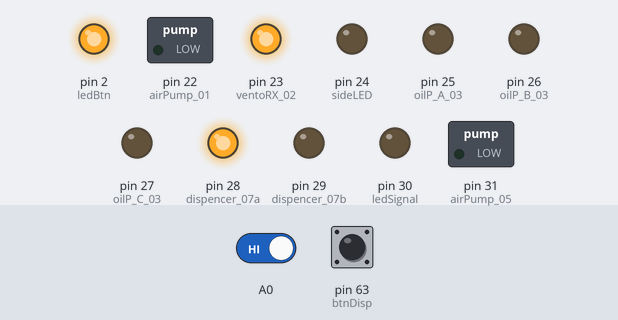
A sketch run on a simulated Arduino Mega 2560, built with avr-gcc and run on an emulated ATmega2560. Parts: switched loads named in the sketch (green lamp = pin HIGH), output pins drawn as LEDs (lit = HIGH). Dashed ring = blinking. The inputs (shaded band) are chosen by the test bench; at power-on: pin 63 (btnDisp) LOW, A0 HIGH. Random numbers use the default seed unless the sketch sets one.

Above: at 1.2 s.
1.3 s: pin 63 (btnDisp) pulled HIGH for 0.15 s
At 2.93 s:
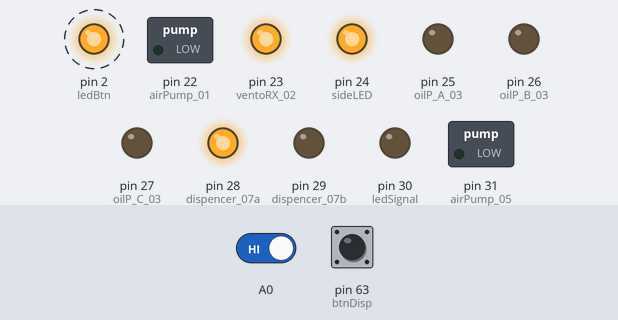
4.3 s: A0 driven LOW
At 6.94 s:
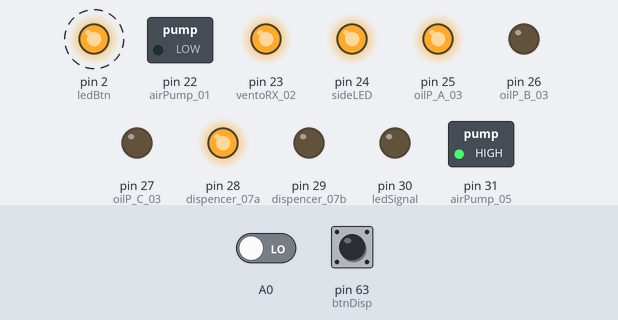
7.3 s: pin 63 (btnDisp) pulled HIGH for 1 s
At 7.45 s:
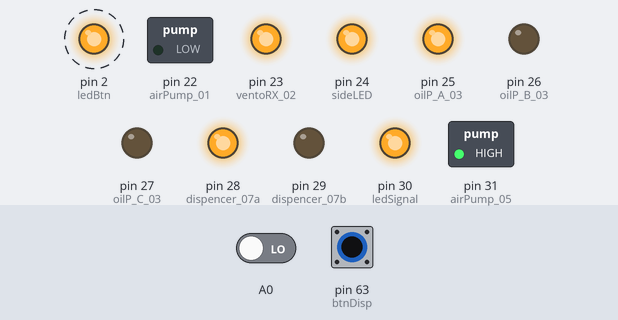
10.3 s: pin 63 (btnDisp) pulled HIGH for 0.15 s
At 10.46 s:
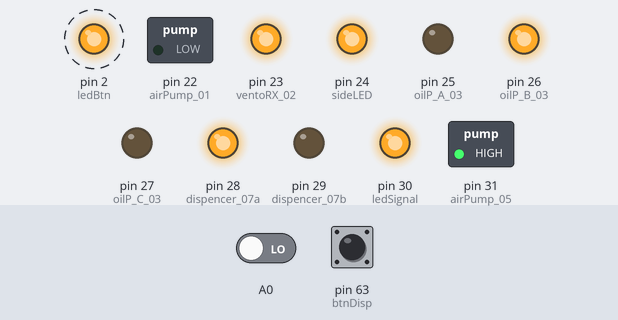
13.3 s: pin 63 (btnDisp) pulled HIGH for 3.2 s
At 17.99 s:
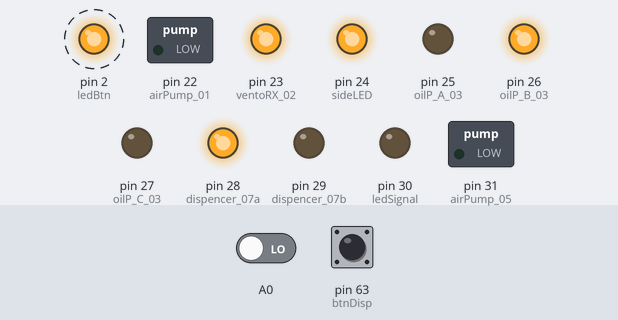
18.0 s: A0 driven HIGH
Timing chart, 0 to 22.0 s (numbered marks = the images above; inputs shaded):
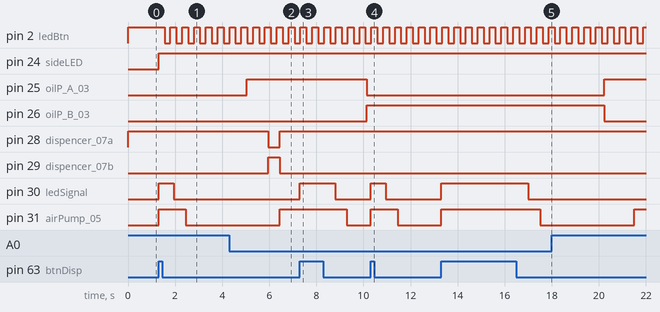

The sketch:

CONTROLLINO_v2.ino
```cpp
#include <Controllino.h>

#define airPump_01 CONTROLLINO_R0
#define ventoRX_02 CONTROLLINO_R1
#define sideLED CONTROLLINO_R2
#define oilP_A_03 CONTROLLINO_R3    //pompa per acquari a 220V
#define oilP_B_03 CONTROLLINO_R4    //pompa per acquari a 220V
#define oilP_C_03 CONTROLLINO_R5    //pompa per acquari a 220V
#define airPump_05 CONTROLLINO_R9
#define ledSignal CONTROLLINO_R8

#define ledBtn CONTROLLINO_D0       //led pulsante dispencer

#define dispencer_07a CONTROLLINO_R6
#define dispencer_07b CONTROLLINO_R7

#define btnDisp CONTROLLINO_A9   //pulsante discesa
#define sensBottle CONTROLLINO_A0


void setup() {
  pinMode(sideLED, OUTPUT);
  pinMode(airPump_01, OUTPUT);
  pinMode(ventoRX_02, OUTPUT);
  pinMode(oilP_A_03, OUTPUT);
  pinMode(oilP_B_03, OUTPUT);
  pinMode(oilP_C_03, OUTPUT);
  pinMode(airPump_05, OUTPUT);
  pinMode(ledSignal, OUTPUT);
  pinMode(ledBtn, OUTPUT);

  pinMode(dispencer_07a, OUTPUT);
  pinMode(dispencer_07b, OUTPUT);
  digitalWrite(dispencer_07a, HIGH);
  digitalWrite(dispencer_07b, LOW);

  digitalWrite(sideLED, HIGH);
  digitalWrite(ventoRX_02, HIGH);
  digitalWrite(oilP_A_03, LOW);
  digitalWrite(oilP_B_03, LOW);
  digitalWrite(oilP_C_03, LOW);
  digitalWrite(airPump_05, LOW);

  digitalWrite(ledBtn, HIGH);

}

unsigned long dPlay = 20000;

void loop() {


  if (digitalRead(btnDisp)) {
    dPlay = millis();
  }

  if ((millis() - dPlay) < 9000) {
    digitalWrite(sideLED, HIGH);
    vulcano();
    filtrazione();
    macerazione();
    ledDyn();
    eroga();
    ledBtnPulse();
  }
  else {
    spegni();
  }


}

unsigned long dv = 0, df = 0, dflag = 0, dpulse = 0;
uint8_t pins[3] = {oilP_A_03, oilP_B_03, oilP_C_03};
uint8_t i = 0;
uint8_t j = 0;
bool flagFilter = false;
bool dState = false;


void ledDyn() {

  if ((millis() - dPlay) < 500) {
    digitalWrite(ledSignal, HIGH);
  }
  else {
    digitalWrite(ledSignal, LOW);
  }


}

void spegni() {
  digitalWrite(sideLED, LOW);
  digitalWrite(ventoRX_02, HIGH);
  digitalWrite(oilP_A_03, LOW);
  digitalWrite(oilP_B_03, LOW);
  digitalWrite(oilP_C_03, LOW);
  digitalWrite(airPump_05, LOW);
  digitalWrite(ledBtn, HIGH);
}

void ledBtnPulse() {
  if ((millis() - dpulse) > 250) {
    dpulse = millis();
    dState = !dState;
    digitalWrite(ledBtn, dState);
  }

}

void macerazione() {

  digitalWrite(ventoRX_02, HIGH);

}

void filtrazione() {

  if (((millis() - dPlay) < 1000) || (((millis() - dPlay) > 5000) && ((millis() - dPlay) < 6000))) {
    digitalWrite(airPump_05, HIGH);
  }
  else {
    digitalWrite(airPump_05, LOW);
  }


}

void vulcano() {

  if ((millis() - dv) > random(5000, 15000)) {
    dv = millis();

    digitalWrite(pins[j], LOW);
    digitalWrite(pins[i], HIGH);

    j = i;
    i = random(3);
  }

}

void eroga() {

  //8.25 secondi stripled
  //3.25 secondi caduta bottiglietta

  if (!digitalRead(A0)) {

    if (((millis() - dPlay) > 4500) && ((millis() - dPlay) < 5000) ) {
      digitalWrite(dispencer_07a, LOW);
      digitalWrite(dispencer_07b, HIGH);
    }
    else {
      digitalWrite(dispencer_07b, LOW);
      digitalWrite(dispencer_07a, HIGH);
    }

  }

}
```

Measured:
- after the input at 1.3 s, pin 2 (ledBtn): alternates HIGH for 0.25 s and LOW for 0.25 s, starting after 0.25 s; pin 24 (sideLED): LOW → HIGH at once; pin 30 (ledSignal): LOW → HIGH at once, → LOW 0.65 s later; pin 31 (airPump_05): LOW → HIGH at once, → LOW 1.1 s later
- after the input at 4.3 s, pin 28 (dispencer_07a): HIGH → LOW after 1.6 s, → HIGH 0.50 s later; pin 29 (dispencer_07b): LOW → HIGH after 1.6 s, → LOW 0.50 s later
- after the input at 7.3 s, pin 30 (ledSignal): LOW → HIGH at once, → LOW 1.5 s later
- after the input at 10.3 s, pin 30 (ledSignal): LOW → HIGH at once, → LOW 0.65 s later; pin 31 (airPump_05): LOW → HIGH at once, → LOW 1.1 s later
- after the input at 13.3 s, pin 30 (ledSignal): LOW → HIGH at once, → LOW 3.7 s later
